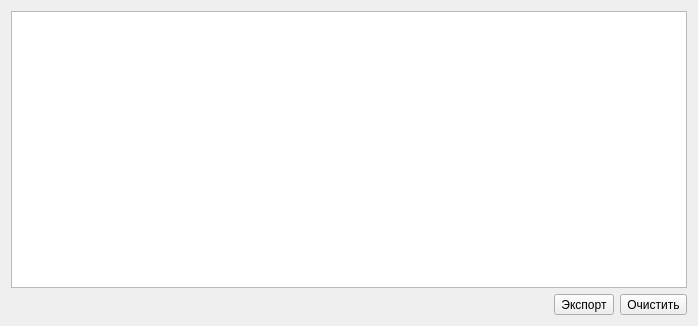
<?xml version="1.0" encoding="UTF-8"?>
<ui version="4.0">
 <class>logDialog</class>
 <widget class="QDialog" name="logDialog">
  <property name="geometry">
   <rect>
    <x>0</x>
    <y>0</y>
    <width>698</width>
    <height>326</height>
   </rect>
  </property>
  <property name="windowTitle">
   <string>Журнал ошибок</string>
  </property>
  <layout class="QVBoxLayout" name="verticalLayout_2">
   <item>
    <widget class="QListWidget" name="logList"/>
   </item>
   <item>
    <layout class="QHBoxLayout" name="horizontalLayout" stretch="5,5,1">
     <item>
      <spacer name="horizontalSpacer">
       <property name="orientation">
        <enum>Qt::Horizontal</enum>
       </property>
       <property name="sizeHint" stdset="0">
        <size>
         <width>40</width>
         <height>20</height>
        </size>
       </property>
      </spacer>
     </item>
     <item>
      <widget class="QToolButton" name="tbExport">
       <property name="text">
        <string>Экспорт</string>
       </property>
      </widget>
     </item>
     <item>
      <widget class="QToolButton" name="tbClear">
       <property name="text">
        <string>Очистить</string>
       </property>
      </widget>
     </item>
    </layout>
   </item>
  </layout>
 </widget>
 <resources/>
 <connections/>
</ui>
